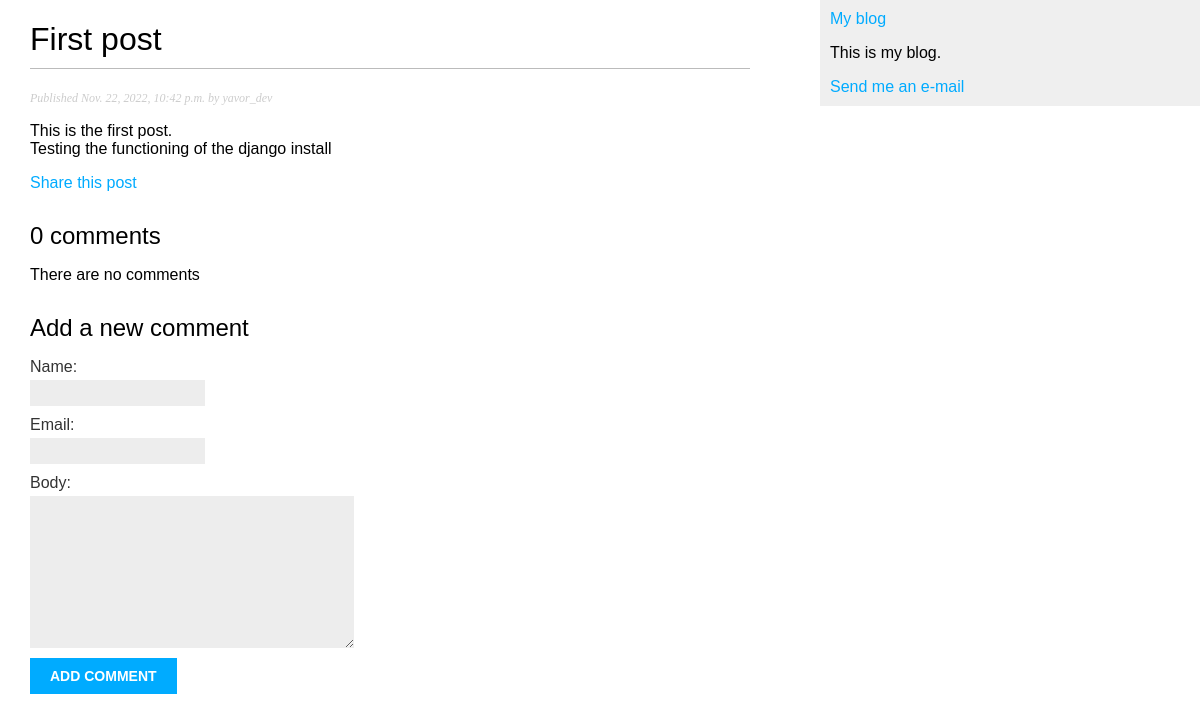
Page /blog/2022/11/22/first-post on the committed database.
### blog/models.py (models this page shows, shortened)
class Post(models.Model):
	STATUS_CHOICES = (
		('draft', 'Draft'),
		('published', 'Published'),
	)
	title = models.CharField(max_length=250)
	slug = models.SlugField(max_length=250, unique_for_date='publish')
	author = models.ForeignKey(User, on_delete=models.CASCADE, related_name='blog_posts')
	body = models.TextField()
	publish = models.DateTimeField(default=timezone.now)
	created = models.DateTimeField(auto_now_add=True)
	updated = models.DateTimeField(auto_now=True)
	status = models.CharField(max_length=10, choices=STATUS_CHOICES, default='draft')
	objects = models.Manager() # The default manager
	published = PublishedManager() # Our custom manager
	class Meta:
		ordering = ('-publish',)

### blog/views.py (the view)
# urls.py: path('<int:year>/<int:month>/<int:day>/<slug:post>',views.post_detail, name='post_detail'),
def post_detail(request,year, month, day, post):
	post = get_object_or_404(Post, slug=post, status='published', publish__year=year, publish__month=month, publish__day=day)
	comments = post.comments.filter(active=True)
	form = CommentForm()
	return render(request, 'blog/post/detail.html', {'post': post, 'comments': comments, 'form': form })

### blog/forms.py
class CommentForm(forms.ModelForm):
	class Meta:
		model = Comment
		fields = ['name', 'email', 'body']

### blog/templates/blog/post/detail.html (shortened to what this page needs)
{% extends "blog/base.html" %}
{% block content %}
   <h1>{{ post.title }}</h1>
   <p class="date">
   	Published {{ post.publish }} by {{ post.author }}
   </p>
   {{ post.body|linebreaks }}
   <p>
      <a href="{% url 'blog:post_share' post.id %}">
         Share this post
      </a>
   </p>
   {% with comments.count as total_comments %}
      <h2>{{ total_comments }} comment{{ total_comments|pluralize }}</h2>
   {% endwith %}
   {% for comment in comments %}
      <div class='comment'>
         <p class="info">
            Comment {{ forloop.counter }} by {{ comment.name }}
            {{ comment.created }}
         </p>
         {{ cooment.body|linebreaks }}
      </div>
      {% empty %}
         <p> There are no comments</p>
      {% endfor %}
      {% include "blog/post/includes/comment_form.html" %}
{% endblock %}

### blog/static/css/blog.css (style rules this page uses)
body { margin:0; padding:0; font-family:helvetica, sans-serif; }
a { color:#00abff; text-decoration:none; }
h1 { font-weight:normal; border-bottom:1px solid #bbb; padding:0 0 10px 0; }
h2 { font-weight:normal; margin:30px 0 0; }
p.date { color:#ccc; font-family: georgia, serif; font-size: 12px; font-style: italic; }
label { float:left; clear:both; color:#333; margin-bottom:4px; }
input, textarea { clear:both; float:left; margin:0 0 10px; background:#ededed; border:0; padding:6px 10px; font-size:12px; }

### rows in the picture
Post: title "First post", publish "Nov. 22, 2022, 10:42 p.m.", author "yavor_dev", body "This is the first post. Testing the functioning of the django install"

### other values in the picture
{{ total_comments }} "0"
